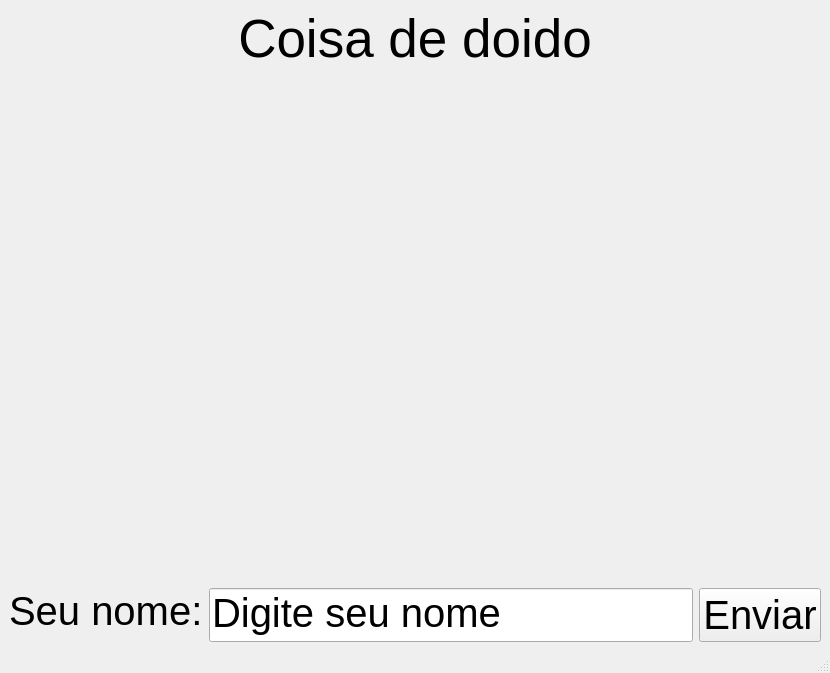
<?xml version="1.0" encoding="UTF-8"?>
<ui version="4.0">
 <class>MainWindow</class>
 <widget class="QMainWindow" name="MainWindow">
  <property name="geometry">
   <rect>
    <x>0</x>
    <y>0</y>
    <width>830</width>
    <height>673</height>
   </rect>
  </property>
  <property name="windowTitle">
   <string>MainWindow</string>
  </property>
  <widget class="QWidget" name="centralwidget">
   <layout class="QHBoxLayout" name="horizontalLayout">
    <item>
     <layout class="QGridLayout" name="gridLayout">
      <item row="2" column="0">
       <widget class="QLabel" name="label_result">
        <property name="font">
         <font>
          <pointsize>40</pointsize>
         </font>
        </property>
        <property name="text">
         <string>Coisa de doido</string>
        </property>
        <property name="alignment">
         <set>Qt::AlignHCenter|Qt::AlignTop</set>
        </property>
       </widget>
      </item>
      <item row="3" column="0">
       <layout class="QGridLayout" name="gridLayout_2">
        <item row="0" column="1">
         <widget class="QLineEdit" name="Line_name">
          <property name="font">
           <font>
            <pointsize>30</pointsize>
           </font>
          </property>
          <property name="text">
           <string>Digite seu nome</string>
          </property>
          <property name="alignment">
           <set>Qt::AlignLeading|Qt::AlignLeft|Qt::AlignTop</set>
          </property>
         </widget>
        </item>
        <item row="0" column="0">
         <widget class="QLabel" name="label_2">
          <property name="font">
           <font>
            <pointsize>30</pointsize>
           </font>
          </property>
          <property name="text">
           <string>Seu nome:</string>
          </property>
          <property name="alignment">
           <set>Qt::AlignLeading|Qt::AlignLeft|Qt::AlignTop</set>
          </property>
         </widget>
        </item>
        <item row="0" column="2">
         <widget class="QPushButton" name="pushButton">
          <property name="font">
           <font>
            <pointsize>30</pointsize>
           </font>
          </property>
          <property name="text">
           <string>Enviar</string>
          </property>
         </widget>
        </item>
       </layout>
      </item>
     </layout>
    </item>
   </layout>
  </widget>
  <widget class="QMenuBar" name="menubar">
   <property name="geometry">
    <rect>
     <x>0</x>
     <y>0</y>
     <width>830</width>
     <height>22</height>
    </rect>
   </property>
  </widget>
  <widget class="QStatusBar" name="statusbar"/>
 </widget>
 <resources/>
 <connections/>
</ui>
